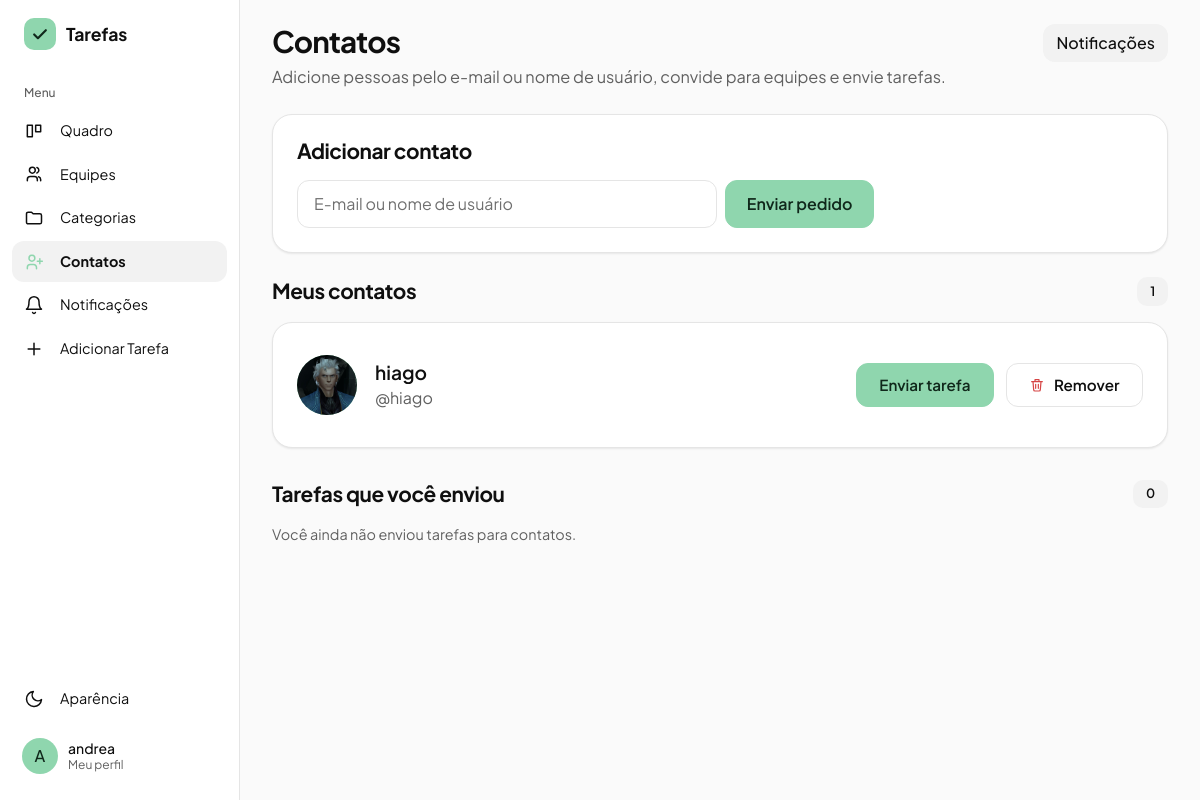
The page /contatos (signed in) on the database its author committed.
### gerenciador_de_tarefas/models.py (models this page shows)
class Usuario(db.Model, UserMixin):
    id = db.Column(db.Integer, primary_key=True)
    nomeUsuario = db.Column(db.String(50), unique=True, nullable=False)
    email = db.Column(db.String(254), unique=True, nullable=False)
    senha = db.Column(db.String(255), nullable=False)
    nome = db.Column(db.String(100), nullable=False)
    tarefasCriadas = db.relationship('Tarefa', backref='criador', foreign_keys='Tarefa.criador_id', lazy=True)
    tarefasAtribuidas = db.relationship('Tarefa', backref='responsavel', foreign_keys='Tarefa.responsavel_id', lazy=True)
    cargo = db.Column(db.String(20), nullable=False, default='usuario') #admin ou usuario
    foto_perfil = db.Column(db.String(200), nullable=True, default='default.png')
    ordenacao_quadro = db.Column(db.String(30), nullable=False, default='padrao')

### gerenciador_de_tarefas/app.py (the view)
@app.route('/contatos')
@login_required
def contatos():
    pedidos_enviados = Contato.query.filter_by(
        solicitante_id=current_user.id, status='pendente'
    ).order_by(Contato.criado_em.desc()).all()
    tarefas_enviadas = Tarefa.query.filter(
        Tarefa.criador_id == current_user.id,
        Tarefa.responsavel_id != current_user.id,
        Tarefa.equipe_id.is_(None)
    ).order_by(Tarefa.id.desc()).all()
    pendentes_por_contato = {}
    for t in tarefas_enviadas:
        if t.aceite == 'aguardando':
            pendentes_por_contato[t.responsavel_id] = pendentes_por_contato.get(t.responsavel_id, 0) + 1
    return render_template('contatos.html',
                           contatos=contatos_aceitos(),
                           pedidos_enviados=pedidos_enviados,
                           tarefas_enviadas=tarefas_enviadas,
                           pendentes_por_contato=pendentes_por_contato,
                           limite_tarefas=LIMITE_TAREFAS_PENDENTES_POR_CONTATO)

### gerenciador_de_tarefas/app.py (called while the page is built)
@login_manager.user_loader
def load_user(user_id):
    return db.session.get(Usuario, int(user_id))

@app.context_processor
def injetar_categorias_globais():
    if current_user.is_authenticated:
        return dict(categorias_globais=categorias_acessiveis())
    return dict(categorias_globais=[])

@app.context_processor
def injetar_notificacoes():
    if not current_user.is_authenticated:
        return dict(n_notificacoes=0)
    n = (Contato.query.filter_by(destinatario_id=current_user.id, status='pendente').count()
         + ConviteEquipe.query.filter_by(convidado_id=current_user.id).count()
         + Tarefa.query.filter_by(responsavel_id=current_user.id, aceite='aguardando').count())
    return dict(n_notificacoes=n)

def contatos_aceitos():
    vinculos = Contato.query.filter(
        Contato.status == 'aceito',
        or_(Contato.solicitante_id == current_user.id, Contato.destinatario_id == current_user.id)
    ).all()
    ids = [c.destinatario_id if c.solicitante_id == current_user.id else c.solicitante_id for c in vinculos]
    if not ids:
        return []
    return Usuario.query.filter(Usuario.id.in_(ids)).order_by(Usuario.nomeUsuario).all()

def categorias_do_usuario():
    return Categoria.query.filter_by(usuario_id=current_user.id).order_by(Categoria.nome).all()

def categorias_acessiveis():
    proprias = categorias_do_usuario()
    de_outros = [cs.categoria for cs in CategoriaCompartilhada.query.filter_by(usuario_id=current_user.id).all()]
    return proprias + sorted(de_outros, key=lambda c: c.nome.lower())

### gerenciador_de_tarefas/templates/contatos.html (shortened to what this page needs)
{% extends "base.html" %}
{% block content %}
{% macro avatar(u) -%}
    {% if u.foto_perfil and u.foto_perfil != 'default.png' %}
        <img src="{{ url_for('static', filename='uploads/' + u.foto_perfil) }}" alt="" class="usuario-foto" />
    {% else %}
        <span class="usuario-foto">{{ u.nomeUsuario[:1]|upper }}</span>
    {% endif %}
{%- endmacro %}
{% set rotulo = {'aguardando': 'Aguardando aceite', 'aceita': 'Aceita', 'recusada': 'Recusada'} %}
<div class="eq-topo">
    <div>
        <h1 class="titulo-pagina">Contatos</h1>
        <p class="eq-subtitulo">Adicione pessoas pelo e-mail ou nome de usuário, convide para equipes e envie tarefas.</p>
    </div>
    <a href="{{ url_for('notificacoes') }}" class="btn btn-outline-secondary">
        Notificações{% if n_notificacoes %} ({{ n_notificacoes }}){% endif %}
    </a>
</div>
<section class="cartao mb-4">
    <h2 class="eq-secao-titulo mb-3">Adicionar contato</h2>
    <form method="POST" action="{{ url_for('adicionar_contato') }}" class="d-flex gap-2 flex-wrap">
        <input type="text" name="identificador" class="form-control" style="max-width: 420px;"
               placeholder="E-mail ou nome de usuário" autocomplete="off" required>
        <button type="submit" class="btn btn-principal">Enviar pedido</button>
    </form>
</section>
<section class="eq-secao">
    <div class="eq-secao-cab">
        <h2 class="eq-secao-titulo">Meus contatos</h2>
        <span class="eq-contagem">{{ contatos|length }}</span>
    </div>
    {% if contatos %}
    <div class="cartao">
        {% for u in contatos %}
        <div class="contato-item {{ 'border-top' if not loop.first }}">
            <div class="contato-linha">
                {{ avatar(u) }}
                <div class="contato-info">
                    <div class="contato-nome">{{ u.nome or u.nomeUsuario }}</div>
                    <div class="contato-usuario">@{{ u.nomeUsuario }}</div>
                </div>
                <div class="contato-acoes">
                    <button type="button" class="btn btn-principal"
                            data-bs-toggle="collapse" data-bs-target="#enviar-{{ u.id }}">Enviar tarefa</button>
                    <form method="POST" action="{{ url_for('remover_contato', usuario_id=u.id) }}"
                          onsubmit="return confirm('Remover este contato? Tarefas e convites ainda pendentes entre vocês serão apagados e as categorias compartilhadas deixam de ser compartilhadas.');">
                        <button type="submit" class="btn btn-outline-secondary eqp-contorno btn-remover-contato">
                            <span class="eqp-ico-perigo"><svg width="16" height="16" viewBox="0 0 24 24" fill="none" stroke="currentColor" stroke-width="1.8" stroke-linecap="round" stroke-linejoin="round" aria-hidden="true"><path d="M4 7h16M10 11v6M14 11v6M6 7l1 12a2 2 0 002 2h6a2 2 0 002-2l1-12M9 7V4h6v3"/></svg></span>
                            Remover
                        </button>
                    </form>
                </div>
            </div>
        </div>
        {% endfor %}
    </div>
    {% else %}
    <div class="eq-vazio">
        <h3 class="eq-vazio-titulo">Você ainda não tem contatos</h3>
        <p>Envie um pedido usando o e-mail ou o nome de usuário de alguém.</p>
    </div>
    {% endif %}
</section>
<section class="eq-secao mb-5">
    <div class="eq-secao-cab">
        <h2 class="eq-secao-titulo">Tarefas que você enviou</h2>
        <span class="eq-contagem">{{ tarefas_enviadas|length }}</span>
    </div>
    {% if tarefas_enviadas %}
    <div class="cartao">
        {% for t in tarefas_enviadas %}
        <div class="contato-item {{ 'border-top' if not loop.first }}">
            <div class="contato-linha">
                {{ avatar(t.responsavel) }}
                <div class="contato-info">
                    <div class="contato-nome-linha">
                        <span class="contato-nome">{{ t.titulo }}</span>
                        <span class="eq-tag">{{ rotulo[t.aceite] }}{% if t.aceite == 'aceita' %} · {{ t.status }}{% endif %}</span>
                    </div>
                    <div class="contato-usuario contato-usuario-livre">para {{ t.responsavel.nomeUsuario }}</div>
                </div>
                {% if t.aceite != 'aceita' %}
                <div class="contato-acoes">
                    <form method="POST" action="{{ url_for('cancelar_envio_tarefa', tarefa_id=t.id) }}">
                        <button type="submit" class="btn btn-outline-secondary">
                            {{ 'Cancelar envio' if t.aceite == 'aguardando' else 'Remover' }}
                        </button>
                    </form>
                </div>
                {% endif %}
            </div>
        </div>
        {% endfor %}
    </div>
    {% else %}
    <p class="eqp-ajuda">Você ainda não enviou tarefas para contatos.</p>
    {% endif %}
</section>
{% endblock %}

### gerenciador_de_tarefas/templates/base.html (shortened to what this page needs)
<!doctype html>
<html lang="pt-br">
  <head>
    <link
      rel="stylesheet"
      href="https://cdn.jsdelivr.net/npm/bootstrap@5.3.0/dist/css/bootstrap.min.css"
    />
    <link
      rel="stylesheet"
      href="{{ url_for('static', filename='static.css') }}"
    />
    <link rel="stylesheet" href="https://cdn.jsdelivr.net/npm/flatpickr/dist/flatpickr.min.css">
    <link rel="stylesheet" href="https://cdn.jsdelivr.net/npm/flatpickr/dist/themes/dark.css">
  </head>
  <body>
    {% macro aparencia(direcao='dropup') %}
    <div class="{{ direcao }}">
      <button
        class="menu-item"
        type="button"
        data-bs-toggle="dropdown"
        data-bs-auto-close="outside"
        aria-expanded="false"
      >
        <svg viewBox="0 0 24 24" fill="none" stroke="currentColor" stroke-width="1.8" stroke-linecap="round" stroke-linejoin="round" aria-hidden="true"><path d="M21 12.8A9 9 0 1111.2 3a7 7 0 009.8 9.8z"/></svg>
        <span>Aparência</span>
      </button>
    </div>
    {% endmacro %}
    {% macro logo() %}
    <span class="marca-icone">
      <svg width="20" height="20" viewBox="0 0 24 24" fill="none" stroke="currentColor" stroke-width="2.6" stroke-linecap="round" stroke-linejoin="round" aria-hidden="true"><path d="M5 12.5l4.5 4.5L19 7.5"/></svg>
    </span>
    {% endmacro %}
    {% set ep = request.endpoint or '' %}
    {% if current_user.is_authenticated %}
    <div class="app">
      <aside class="lateral" aria-label="Menu principal">
        <a
          class="marca"
          href="{{ url_for('admin_dashboard') if current_user.cargo == 'admin' else url_for('quadro') }}"
        >{{ logo() }}<span>Tarefas</span></a>
        <div class="menu-titulo">Menu</div>
        <a class="menu-item {{ 'ativo' if ep == 'quadro' }}" href="{{ url_for('quadro') }}">
          <svg viewBox="0 0 24 24" fill="none" stroke="currentColor" stroke-width="1.8" stroke-linecap="round" stroke-linejoin="round" aria-hidden="true"><path d="M4 5h6v14H4zM14 5h6v8h-6z"/></svg>
          <span>Quadro</span>
        </a>
        <a class="menu-item {{ 'ativo' if ep in ['equipes', 'ver_equipe', 'adicionar_tarefa_equipe'] }}" href="{{ url_for('equipes') }}">
          <svg viewBox="0 0 24 24" fill="none" stroke="currentColor" stroke-width="1.8" stroke-linecap="round" stroke-linejoin="round" aria-hidden="true"><path d="M16 20v-1.5a3.5 3.5 0 00-3.5-3.5h-5A3.5 3.5 0 004 18.5V20M10 11a3.5 3.5 0 100-7 3.5 3.5 0 000 7zM20 20v-1.5a3.5 3.5 0 00-2.5-3.3M15.5 4.2a3.5 3.5 0 010 6.6"/></svg>
          <span>Equipes</span>
        </a>
        <a class="menu-item {{ 'ativo' if ep in ['ver_categorias', 'ver_categoria'] }}" href="{{ url_for('ver_categorias') }}">
          <svg viewBox="0 0 24 24" fill="none" stroke="currentColor" stroke-width="1.8" stroke-linejoin="round" aria-hidden="true"><path d="M3 7a2 2 0 012-2h4l2 2h8a2 2 0 012 2v8a2 2 0 01-2 2H5a2 2 0 01-2-2z"/></svg>
          <span>Categorias</span>
        </a>
        <a class="menu-item {{ 'ativo' if ep == 'contatos' }}" href="{{ url_for('contatos') }}">
          <svg viewBox="0 0 24 24" fill="none" stroke="currentColor" stroke-width="1.8" stroke-linecap="round" stroke-linejoin="round" aria-hidden="true"><path d="M15 20v-1.5a3.5 3.5 0 00-3.5-3.5h-4A3.5 3.5 0 004 18.5V20M9.5 11a3.5 3.5 0 100-7 3.5 3.5 0 000 7zM19 8v6M16 11h6"/></svg>
          <span>Contatos</span>
        </a>
        <a class="menu-item {{ 'ativo' if ep == 'notificacoes' }}" href="{{ url_for('notificacoes') }}">
          <svg viewBox="0 0 24 24" fill="none" stroke="currentColor" stroke-width="1.8" stroke-linecap="round" stroke-linejoin="round" aria-hidden="true"><path d="M6 8a6 6 0 0112 0c0 7 3 9 3 9H3s3-2 3-9M10.3 21a1.9 1.9 0 003.4 0"/></svg>
          <span>Notificações</span>
        </a>
        <a class="menu-item" href="#" data-bs-toggle="modal" data-bs-target="#modalAdicionarTarefa">
          <svg viewBox="0 0 24 24" fill="none" stroke="currentColor" stroke-width="1.8" stroke-linecap="round" aria-hidden="true"><path d="M12 5v14M5 12h14"/></svg>
          <span>Adicionar Tarefa</span>
        </a>
        <div class="menu-espaco"></div>
        {{ aparencia('dropup') }}
        <a href="#" class="usuario-card mt-2 text-decoration-none" data-bs-toggle="modal" data-bs-target="#modalPerfil" title="Meu Perfil">
          {% if current_user.foto_perfil and current_user.foto_perfil != 'default.png' %}
            <img src="{{ url_for('static', filename='uploads/' + current_user.foto_perfil) }}" alt="" class="usuario-foto" />
          {% else %}
            <span class="usuario-foto">{{ current_user.nomeUsuario[:1]|upper }}</span>
          {% endif %}
          <span class="usuario-nome">{{ current_user.nome or current_user.nomeUsuario }}<small>Meu perfil</small></span>
        </a>
      </aside>
      <main class="conteudo">
        <div class="conteudo-interno">
    {% endif %}
    {% block content %}{% endblock %}
    {% if current_user.is_authenticated %}
        </div>
      </main>
    </div>
    {% else %}
    </main>
    {% endif %}
  </body>
</html>

### rows shown on the page
Usuario: nomeUsuario "A", nome "andrea"
Usuario: foto_perfil (picture), nome "hiago", nomeUsuario "hiago"

### other values the page prints
{{ contatos|length }} "1"
{{ tarefas_enviadas|length }} "0"
